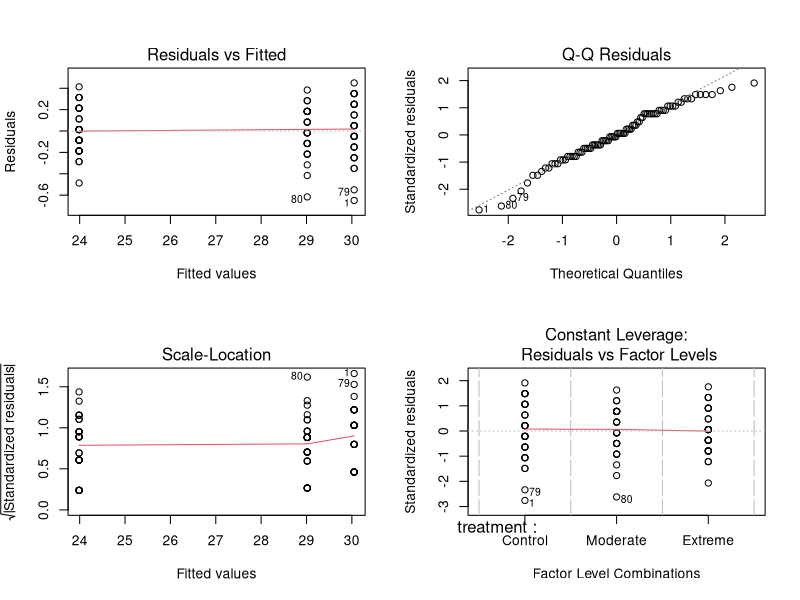
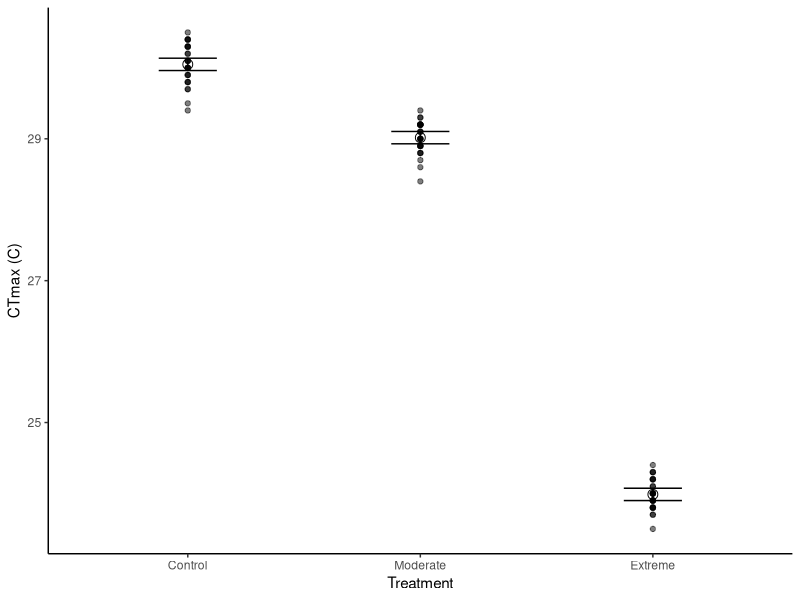
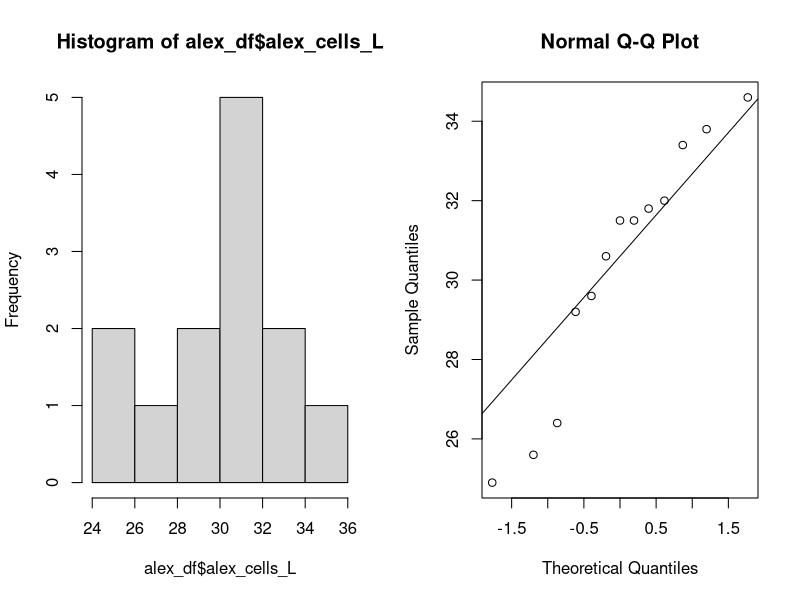
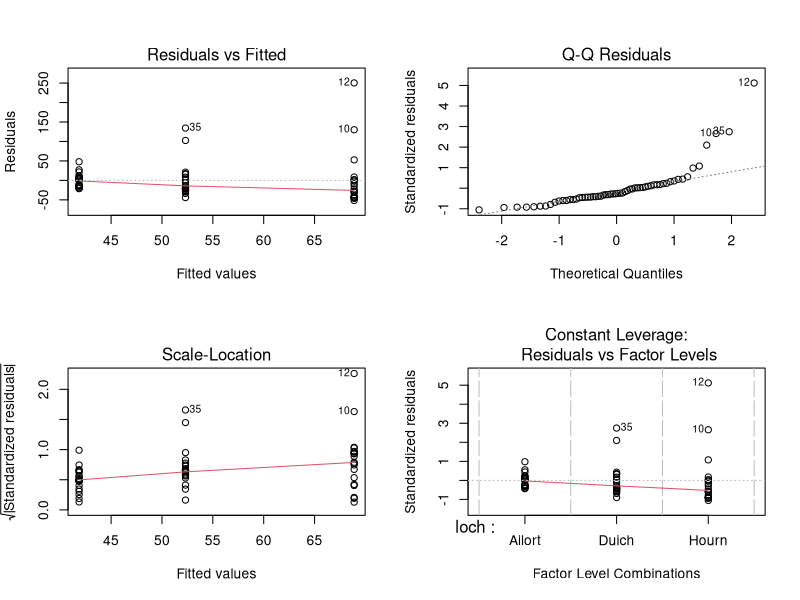
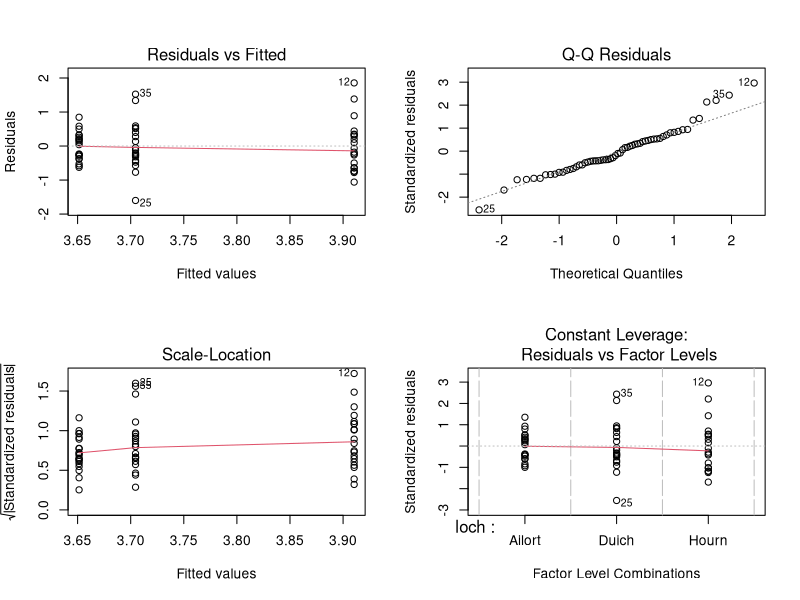
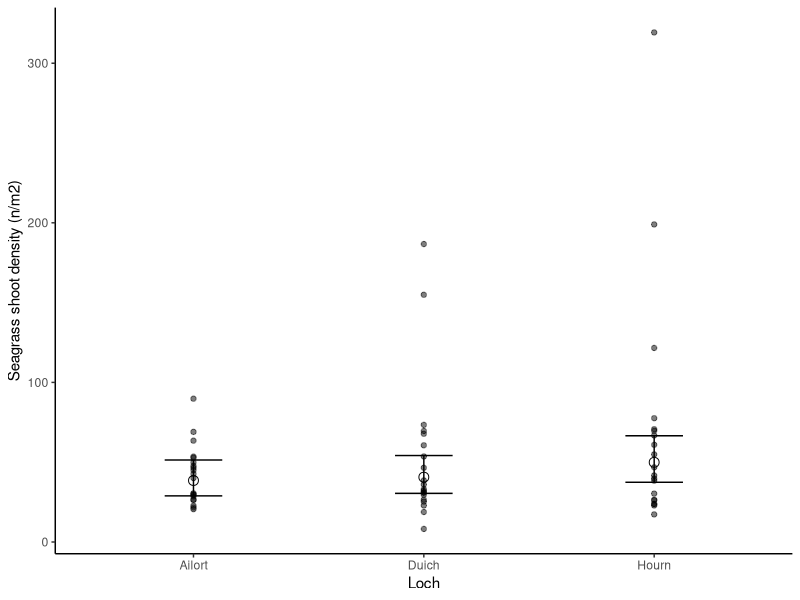
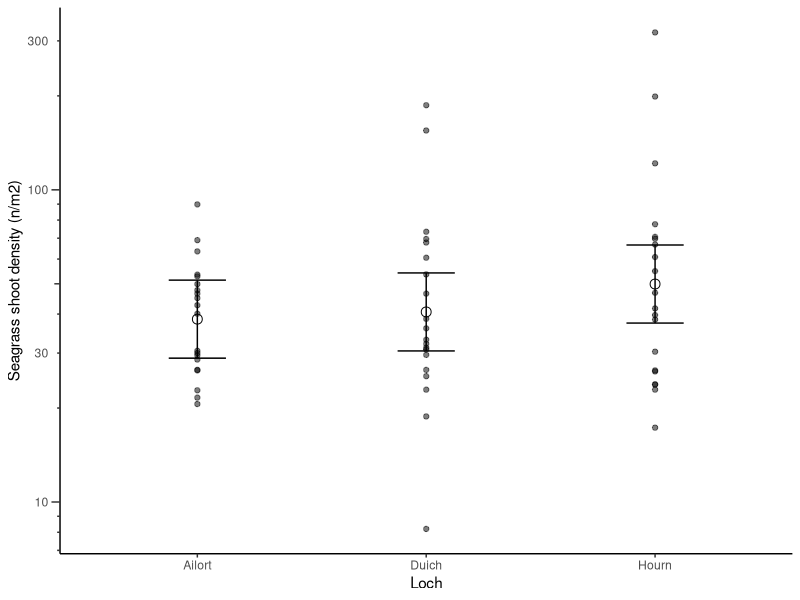
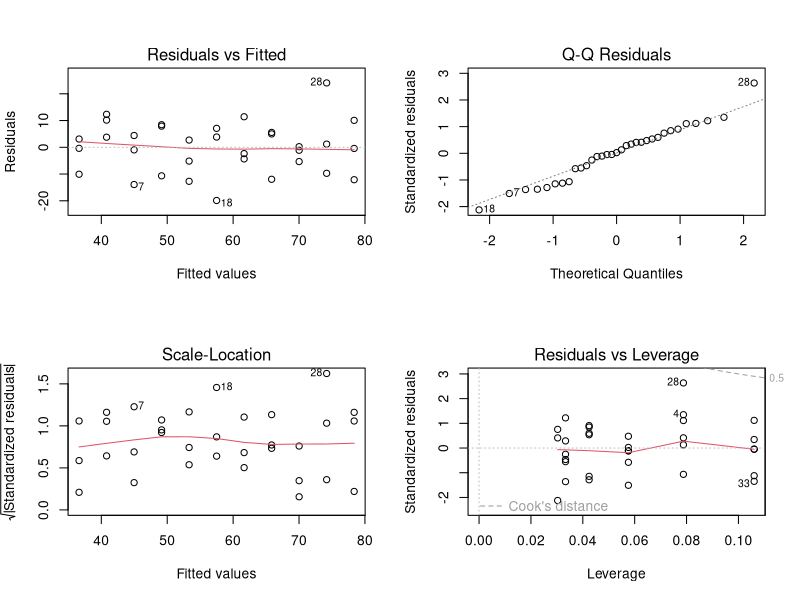

Recreate these plots in R, in order.
## ---- chunk 1
#| message: false
#| warning: false
#| code-fold: false

library(tidyverse); theme_set(theme_classic())
library(readxl)
library(emmeans)
set.seed(2026)
## ---- chunk 2

## ---- chunk 3
#| code-fold: true
#| code-summary: "View code"

mhw_df <- read_xlsx("data/H2SMS_practicalData.xlsx", sheet="MHW")
str(mhw_df)
summary(mhw_df)
mhw_df$treatment <- factor(mhw_df$treatment, levels=c("Control", "Moderate", "Extreme"))
## ---- chunk 4

## ---- chunk 5
#| code-fold: true
#| code-summary: "View code"

mhw_aov <- aov(CTmax ~ treatment, data=mhw_df)
## ---- chunk 6
#| code-fold: true
#| code-summary: "View code"
#| fig-width: 7
#| fig-height: 6

par(mfrow=c(2,2))
plot(mhw_aov)
par(mfrow=c(1,1))
## ---- chunk 7
#| code-fold: true
#| code-summary: "View code"

summary(mhw_aov)
## ---- chunk 8
#| code-fold: true
#| code-summary: "View code"

em_df <- emmeans(mhw_aov, specs="treatment")
em_df
TukeyHSD(mhw_aov)
## ---- chunk 9
#| code-fold: true
#| code-summary: "View code"
#| fig-cap: "CT~max~ in *Laminaria hyperborea* under different prior heatwave exposures. Observed values (small points) along with mean (open points) and 95% confidence intervals."
#| fig-width: 3.5
#| fig-height: 3.5

ggplot(mhw_df, aes(treatment)) +
  geom_point(aes(y=CTmax), alpha=0.5) +
  geom_point(data=as_tibble(em_df), aes(y=emmean), shape=1, size=3) +
  geom_errorbar(data=as_tibble(em_df), aes(ymin=lower.CL, ymax=upper.CL), width=0.25) + 
  labs(x="Treatment", 
       y="CTmax (C)")
## ---- chunk 10

## ---- chunk 11
#| code-fold: true
#| code-summary: "View code"

alex_df <- read_xlsx("data/H2SMS_practicalData.xlsx", sheet="Alexandrium")
str(alex_df)
summary(alex_df)
## ---- chunk 12

## ---- chunk 13
#| code-fold: true
#| code-summary: "View code"
#| fig-width: 9
#| fig-height: 4

par(mfrow=c(1,2))
hist(alex_df$alex_cells_L, breaks=5)
qqnorm(alex_df$alex_cells_L); qqline(alex_df$alex_cells_L)
## ---- chunk 14
#| code-fold: true
#| code-summary: "View code"

t.test(alex_df$alex_cells_L, mu=40, alternative="greater")
## ---- chunk 15

## ---- chunk 16
#| code-fold: true
#| code-summary: "View code"

seagrass_df <- read_xlsx("data/H2SMS_practicalData.xlsx", sheet="Seagrass")
str(seagrass_df)
summary(seagrass_df)
seagrass_df$loch <- factor(seagrass_df$loch)
## ---- chunk 17

## ---- chunk 18
#| code-fold: true
#| code-summary: "View code"

seagrass_aov <- aov(obs ~ loch, data=seagrass_df)
## ---- chunk 19
#| code-fold: true
#| code-summary: "View code"
#| fig-width: 7
#| fig-height: 6

par(mfrow=c(2,2))
plot(seagrass_aov)
par(mfrow=c(1,1))
## ---- chunk 20
#| code-fold: true
#| code-summary: "View code"

seagrass_df$log_obs <- log(seagrass_df$obs)
seagrass_aov <- aov(log_obs ~ loch, data=seagrass_df)
## ---- chunk 21
#| code-fold: true
#| code-summary: "View code"
#| fig-width: 7
#| fig-height: 6

par(mfrow=c(2,2))
plot(seagrass_aov)
par(mfrow=c(1,1))
## ---- chunk 22
#| code-fold: true
#| code-summary: "View code"

summary(seagrass_aov)
## ---- chunk 23
#| code-fold: true
#| code-summary: "View code"

em_df <- emmeans(seagrass_aov, specs="loch")
em_df <- as_tibble(em_df) |>
  mutate(exp_mn=exp(emmean),
         exp_lo=exp(lower.CL),
         exp_hi=exp(upper.CL))
## ---- chunk 24
#| code-fold: true
#| code-summary: "View code"
#| fig-cap: "Seagrass shoot density. Observed values (small points) along with mean (open points) and 95% confidence intervals."
#| fig-width: 3.5
#| fig-height: 3.5

ggplot(seagrass_df, aes(loch)) +
  geom_point(aes(y=obs), alpha=0.5) +
  geom_point(data=em_df, aes(y=exp_mn), shape=1, size=3) +
  geom_errorbar(data=em_df, aes(ymin=exp_lo, ymax=exp_hi), width=0.25) + 
  labs(x="Loch", 
       y="Seagrass shoot density (n/m2)")
## ---- chunk 25
#| code-fold: true
#| code-summary: "View code"
#| fig-cap: "Seagrass shoot density. Observed values (small points) along with mean (open points) and 95% confidence intervals."
#| #| fig-width: 3.5
#| fig-height: 3.5

ggplot(seagrass_df, aes(loch)) +
  geom_point(aes(y=obs), alpha=0.5) +
  geom_point(data=em_df, aes(y=exp_mn), shape=1, size=3) +
  geom_errorbar(data=em_df, aes(ymin=exp_lo, ymax=exp_hi), width=0.25) + 
  labs(x="Loch", 
       y="Seagrass shoot density (n/m2)") +
  scale_y_log10() + 
   guides(y="axis_logticks")
## ---- chunk 26

## ---- chunk 27
#| code-fold: true
#| code-summary: "View code"

hatchTemp_df <- read_xlsx("data/H2SMS_practicalData.xlsx", sheet="HatchTemp")
str(hatchTemp_df)
summary(hatchTemp_df)
## ---- chunk 28

## ---- chunk 29
#| code-fold: true
#| code-summary: "View code"

hatchTemp_lm <- lm(hatch_percent ~ temp, data=hatchTemp_df)
## ---- chunk 30
#| code-fold: true
#| code-summary: "View code"
#| fig-width: 7
#| fig-height: 6

par(mfrow=c(2,2))
plot(hatchTemp_lm)
par(mfrow=c(1,1))
## ---- chunk 31
#| code-fold: true
#| code-summary: "View code"

summary(hatchTemp_lm)
## ---- chunk 32
#| code-fold: true
#| code-summary: "View code"

confint(hatchTemp_lm)
## ---- chunk 33
#| code-fold: true
#| code-summary: "View code"
#| fig-cap: "Hatching success rate by temperature. Observed values (small points) along with fitted line and 95% confidence interval."
#| fig-width: 3.5
#| fig-height: 3.5

ggplot(hatchTemp_df, aes(temp, hatch_percent)) +
  geom_point(alpha=0.5) +
  geom_smooth(method="lm") +
  scale_x_continuous("Temperature (C)", breaks=seq(8, 18, by=2)) +
  scale_y_continuous("Hatching success (%)", limits=c(0, 100))
